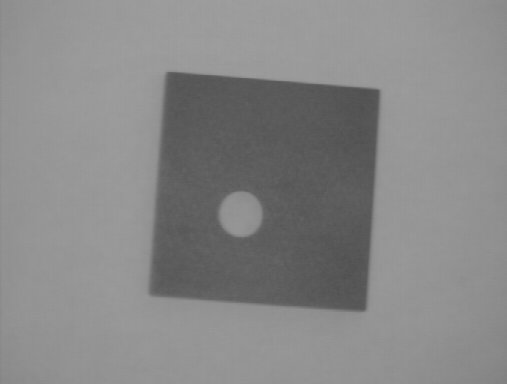
#> input picture LabWork_3/forme1.png, 507 x 384 px, found by its file name
$ python Lab3_Binarization.py
#> lines starting #> are read from the running program, lines starting #| are printed output that depends on the picture; after the words box and inside, x2 and y2 are one past the last pixel; in counts of white or black regions, pixels touching at a corner belong together
import cv2 as cv
import numpy as np
import sys

forme1 = cv.imread("./forme1.png",cv.IMREAD_GRAYSCALE)
#> forme1 is the input picture: shape (384, 507); min 77, max 159, mean 135.3
house8 = cv.imread("./LabWork_3/house8.png", cv.IMREAD_GRAYSCALE)
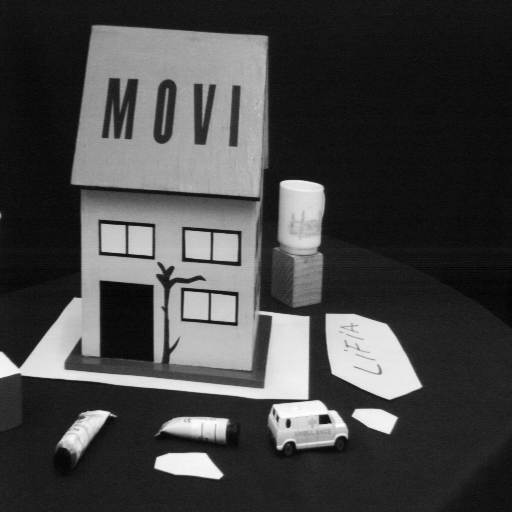
#> input picture LabWork_3/house8.png, 512 x 512 px
#> house8 is the input picture: shape (512, 512); min 0, max 253, mean 69.5
femme = cv.imread("./LabWork_3/femme.png", cv.IMREAD_GRAYSCALE)
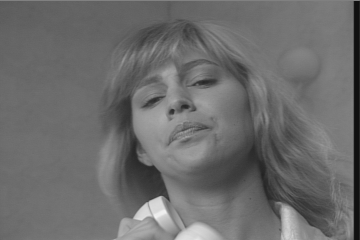
#> input picture LabWork_3/femme.png, 360 x 240 px
#> femme is the input picture: shape (240, 360); min 16, max 242, mean 108.2

ret, forme1_bin = cv.threshold(forme1,100,255,cv.THRESH_BINARY)
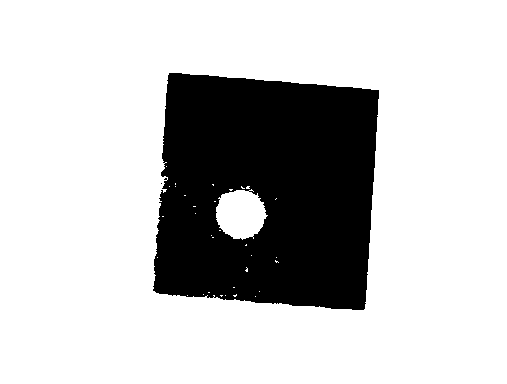
#> forme1_bin: shape (384, 507); 77% white; 2 black regions (1 under 20 px), largest, box (x1, y1, x2, y2) and area: (153, 73, 379, 310) 44845
ret, house8_bin = cv.threshold(house8,120,255,cv.THRESH_BINARY)
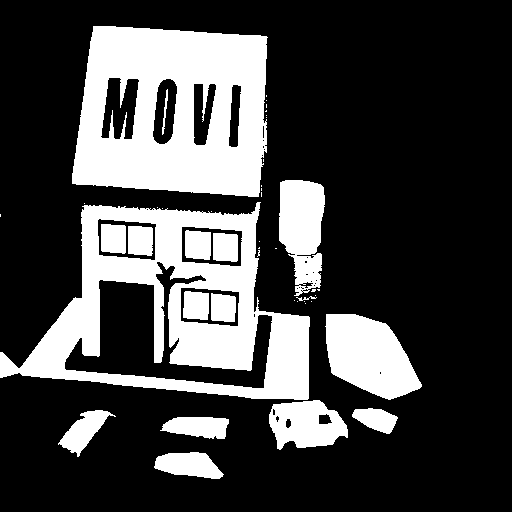
#> house8_bin: shape (512, 512); 26.9% white; 44 white regions (27 under 20 px), largest, box (x1, y1, x2, y2) and area: (72, 26, 268, 197) 25218, (0, 202, 310, 400) 24249, (325, 314, 422, 400) 5611
ret, femme_bin = cv.threshold(femme,125,255,cv.THRESH_BINARY)
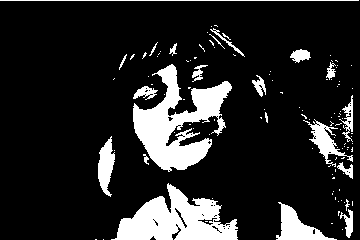
#> femme_bin: shape (240, 360); 15.1% white; 115 white regions (93 under 20 px), largest, box (x1, y1, x2, y2) and area: (133, 64, 232, 172) 4757, (111, 183, 238, 240) 3924, (276, 202, 337, 240) 941

cv.imwrite("./LabWork_3/Result/forme1_bin.png", forme1_bin)
cv.imwrite("./LabWork_3/Result/house8_bin.png", house8_bin)
cv.imwrite("./LabWork_3/Result/femme_bin.png", femme_bin)


cv.imshow("Binary threshold",femme_bin)
k = cv.waitKey(0)
#> (key q is pressed here)
if k == ord("q"):
    sys.exit()
#> (the program exits here)
